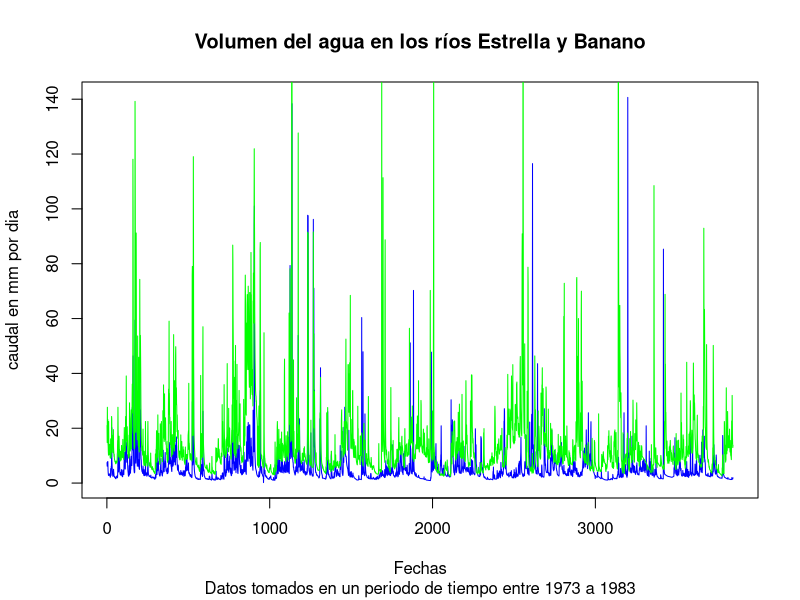
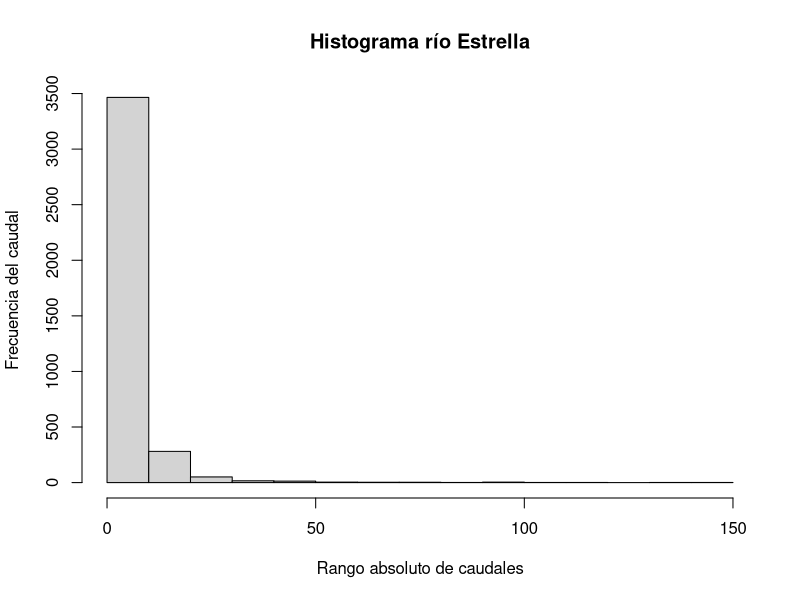
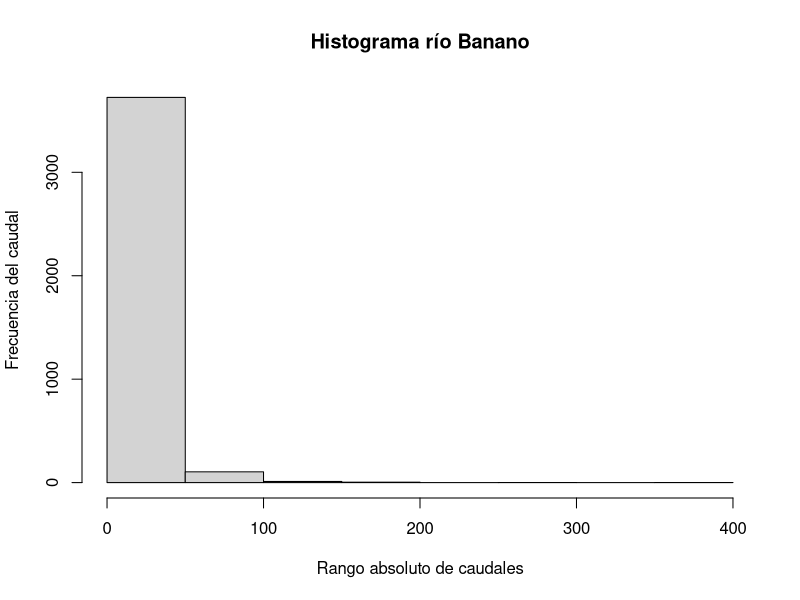
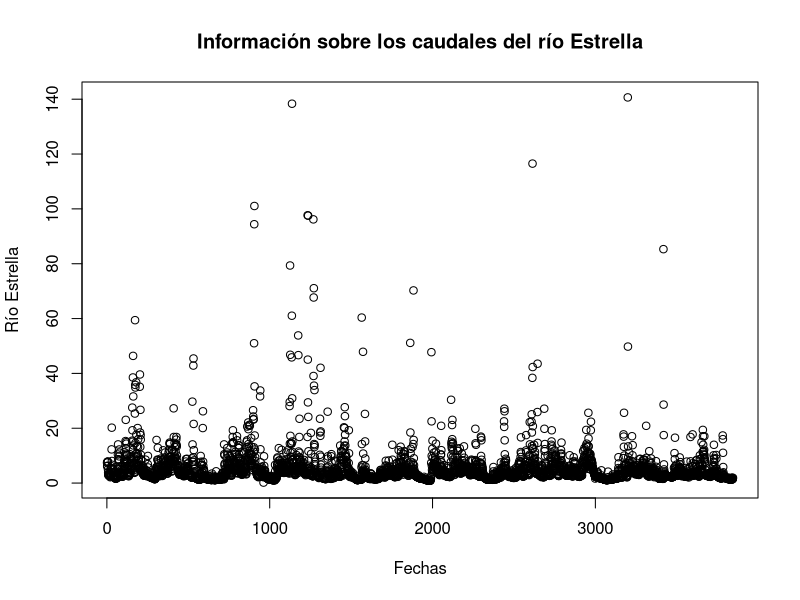
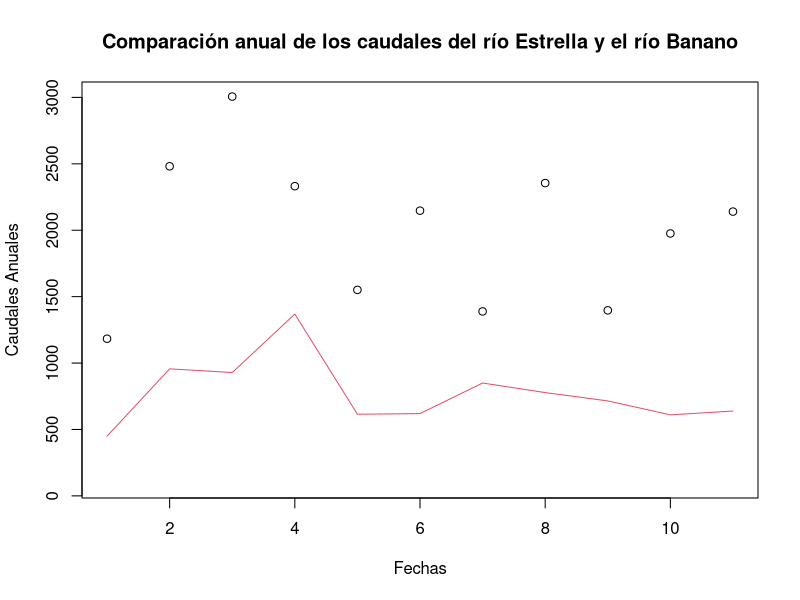
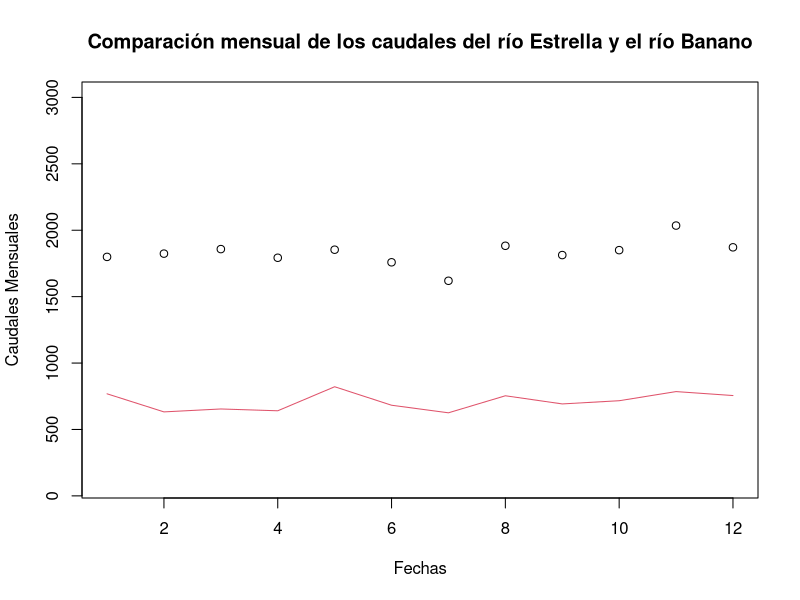
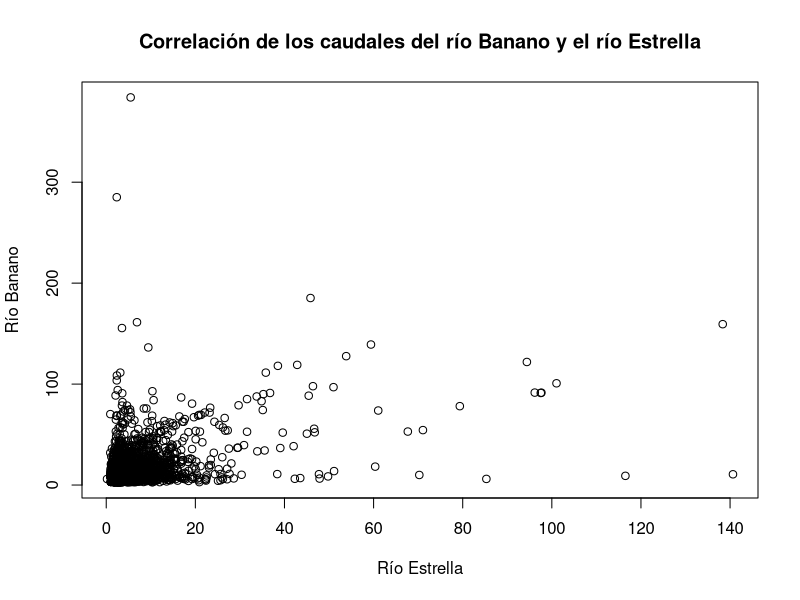
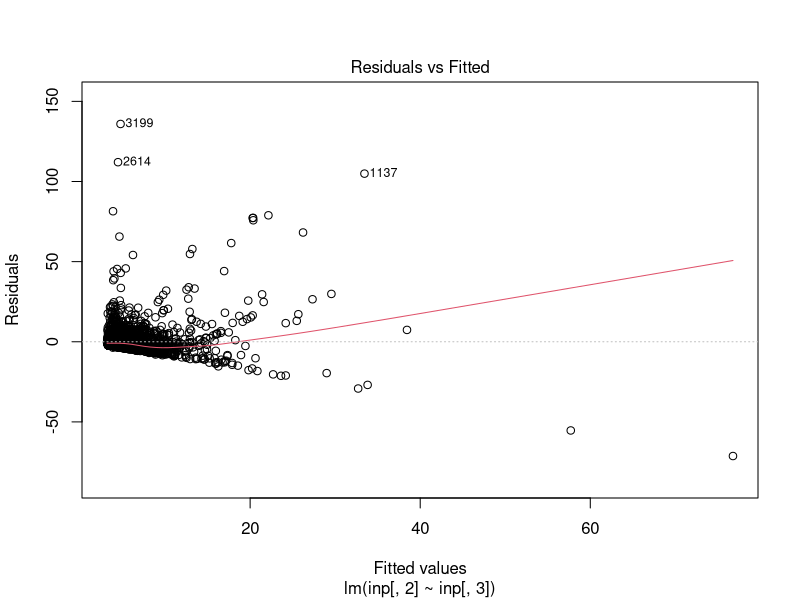

Recreate these plots in R, in order.
## ---- chunk 1
#importar a R los datos

inp <- read.csv("FDC.csv", na.strings = "")
## ---- chunk 2
#ver el inicio de la informacion del archivo
head(inp)
## ---- chunk 3
#ver longitud del archivo
dim(inp)

## ---- chunk 4
#comprobar si todas las celdas estan completas
inp[!complete.cases(inp),]
## ---- chunk 5

#visualisar rapidamente un grafico
plot(inp[,2], type = "l", col = "blue", main = "Volumen del agua en los ríos Estrella y Banano", sub = "Datos tomados en un periodo de tiempo entre 1973 a 1983", xlab = "Fechas", ylab = "caudal en mm por dia")
lines(inp[,3], col = "green")
## ---- chunk 6
# promedio/resumen de los caudales diarios
summary(inp[,2:3])
## ---- chunk 7
# histograma
hist(inp[,2],main = "Histograma río Estrella", xlab = "Rango absoluto de caudales", ylab = "Frecuencia del caudal")
## ---- chunk 8
hist(inp[,3],main = "Histograma río Banano", xlab = "Rango absoluto de caudales", ylab = "Frecuencia del caudal")

## ---- chunk 9
# asignar nombres
names(inp) <- c("fecha", "Estrella", "Banano")
attach(inp)

plot(Estrella, main = "Información sobre los caudales del río Estrella", xlab = "Fechas", ylab = "Río Estrella")
## ---- chunk 10
# definir fecha
Tempdate <- strptime(inp[,1], format = "%d/%m/%Y")
## ---- chunk 11
# promedios anuales
MAQ_Estrella <- tapply(Estrella, format(Tempdate, format= "%Y"), FUN = sum)
MAQ_Banano <- tapply(Banano, format(Tempdate, format= "%Y"), FUN = sum)
## ---- chunk 12
write.csv(rbind(MAQ_Estrella,MAQ_Banano), file="MAQ.csv")
## ---- chunk 13
# Visualisar rapidamente los valores auales
plot(MAQ_Banano, ylim = c(100, 3000), main = "Comparación anual de los caudales del río Estrella y el río Banano", xlab = "Fechas", ylab = "Caudales Anuales")
lines(MAQ_Estrella, col=2)
## ---- chunk 14
# acumulados/promedio mensuales
MMQ_Estrella <- tapply(Estrella, format(Tempdate, format= "%m"), FUN = sum)
MMQ_Banano <- tapply(Banano, format(Tempdate, format= "%m"), FUN = sum)

#grafico promedios mensuales
plot(MMQ_Banano, ylim = c(100, 3000), main = "Comparación mensual de los caudales del río Estrella y el río Banano", xlab = "Fechas", ylab = "Caudales Mensuales")
lines(MMQ_Estrella, col=2)
## ---- chunk 15
# Analisis de correlación de los caudales del rio Banano y el rio Estrella
corinp <- cor(inp[,2:3], method = "spearman")
corinp
## ---- chunk 16
plot(Estrella, Banano, main = "Correlación de los caudales del río Banano y el río Estrella", xlab = "Río Estrella", ylab = "Río Banano")
## ---- chunk 17
# modelo de regreción lineal
inp.lm <- lm(inp[,2] ~ inp[,3], data = inp)
summary(inp.lm)
## ---- chunk 18
plot(inp.lm)
